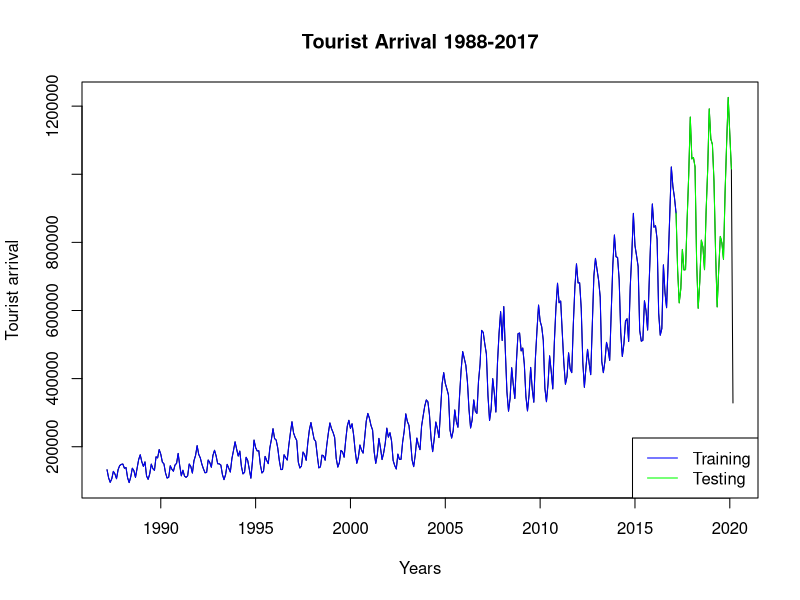

Here is the R script that generated this plot:
# Reading Tourism data 
tourism.data=readxl::read_xlsx("Tourism_new.xlsx")

# Check the Dimension
dim(tourism.data)

# Check the Structure 
str(tourism.data)

# Creating a ts(time series) object.
# Monthly Seasonality (frequency set to 12 for monthly data)
# data starts from march 1987, so start set to c(1987,3)
tourism <- ts(tourism.data[,2],start= c(1987, 3),frequency=12)
tourism

# Checking total number of years
2020-03 - 1988-03	

# Taking 23 years for training data : 1988-Mar to 2017-Mar
# Delimit training range̥
tourism.train <- window(tourism, end= c(2017,03))
tourism.train

# 3 years of data for testing: Mar 2017-Feb 2020
# Delimit testing range
# Not keeping the march month as it is affcted by corona and can impact the RMSE (accuracy) later. 
tourism.test <- window(tourism, start=c(2017,03), end = c(2020,02))
tourism.test

# Plot the training and testing. 
# run together. 
plot(tourism,main="Tourist Arrival 1988-2017",ylab="Tourist arrival",xlab="Years")
lines(tourism.train,col="blue")
lines(tourism.test,col="green")
legend("bottomright",col=c("blue","green"),lty=1,legend=c("Training","Testing"))

